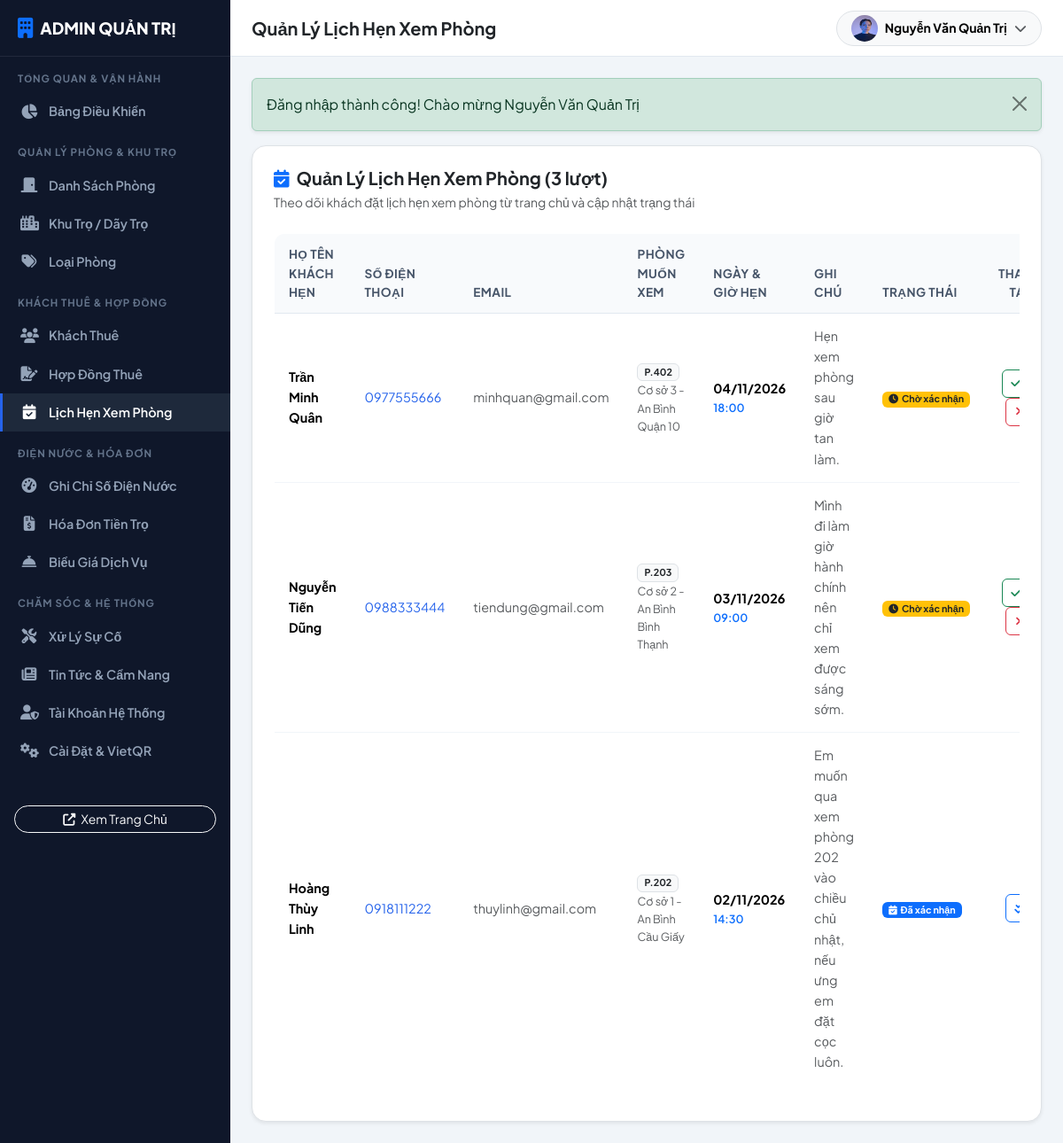
Screenshot of /admin/bookings (signed in) with the database file from the repository.
### tables this page shows
CREATE TABLE `bookings` (
    `id` INT AUTO_INCREMENT PRIMARY KEY,
    `room_id` INT NOT NULL,
    `full_name` VARCHAR(100) NOT NULL,
    `phone` VARCHAR(20) NOT NULL,
    `email` VARCHAR(100) NOT NULL,
    `booking_date` DATE NOT NULL,
    `booking_time` VARCHAR(20) NOT NULL,
    `notes` TEXT NULL,
    `status` ENUM('pending', 'confirmed', 'cancelled', 'completed') NOT NULL DEFAULT 'pending',
    `created_at` DATETIME DEFAULT CURRENT_TIMESTAMP,
    FOREIGN KEY (`room_id`) REFERENCES `rooms`(`id`) ON DELETE CASCADE
);

CREATE TABLE `rooms` (
    `id` INT AUTO_INCREMENT PRIMARY KEY,
    `branch_id` INT NOT NULL,
    `room_type_id` INT NOT NULL,
    `room_number` VARCHAR(20) NOT NULL,
    `title` VARCHAR(255) NOT NULL,
    `slug` VARCHAR(255) NOT NULL,
    `price` DECIMAL(12,2) NOT NULL,
    `deposit_price` DECIMAL(12,2) NOT NULL,
    `area` FLOAT NOT NULL,
    `max_tenants` INT NOT NULL DEFAULT 2,
    `current_tenants` INT NOT NULL DEFAULT 0,
    `floor` INT NOT NULL DEFAULT 1,
    `status` ENUM('available', 'rented', 'maintenance') NOT NULL DEFAULT 'available',
    `description` TEXT NULL,
    `amenities` TEXT NULL,
    `image` VARCHAR(255) NULL,
    `is_featured` TINYINT NOT NULL DEFAULT 0,
    `created_at` DATETIME DEFAULT CURRENT_TIMESTAMP,
    `updated_at` DATETIME DEFAULT CURRENT_TIMESTAMP ON UPDATE CURRENT_TIMESTAMP,
    FOREIGN KEY (`branch_id`) REFERENCES `branches`(`id`) ON DELETE CASCADE,
    FOREIGN KEY (`room_type_id`) REFERENCES `room_types`(`id`) ON DELETE RESTRICT
);

CREATE TABLE `branches` (
    `id` INT AUTO_INCREMENT PRIMARY KEY,
    `name` VARCHAR(100) NOT NULL,
    `address` VARCHAR(255) NOT NULL,
    `ward` VARCHAR(100) NULL,
    `district` VARCHAR(100) NOT NULL,
    `city` VARCHAR(100) NOT NULL,
    `manager_name` VARCHAR(100) NOT NULL,
    `manager_phone` VARCHAR(20) NOT NULL,
    `description` TEXT NULL,
    `created_at` DATETIME DEFAULT CURRENT_TIMESTAMP
);

### app/controllers/AdminController.php (called while the page is built, shortened)
<?php
class AdminController extends Controller {
    public function bookings(): void {
        $bookingModel = $this->model('Booking');
        $data = [
            'pageTitle' => 'Quản Lý Lịch Hẹn Xem Phòng',
            'bookings' => $bookingModel->getAllWithRoom()
        ];
        $this->view('admin/bookings/index', $data);
    }
}

### app/core/App.php (called while the page is built, shortened)
<?php
class App {
    protected string $method = 'index';
    public function __construct() {
        $url = $this->parseUrl();
        if (!empty($url[0])) {
            $candidateName = ucfirst($url[0]) . 'Controller';
            if (file_exists(APP_PATH . '/controllers/' . $candidateName . '.php')) {
                unset($url[0]);
            }
        }
        $controllerInstance = new $this->controllerName();
        if (!empty($url[1])) {
            $candidateMethod = $url[1];
            if (method_exists($controllerInstance, $candidateMethod)) {
                $this->method = $candidateMethod;
                unset($url[1]);
            }
        }
        $this->params = $url ? array_values($url) : [];
        call_user_func_array([$controllerInstance, $this->method], $this->params);
    }
    protected function parseUrl(): array {
        if (isset($_GET['url']) && !empty(trim($_GET['url']))) {
            return explode('/', filter_var(rtrim($_GET['url'], '/'), FILTER_SANITIZE_URL));
        }
        $requestUri = parse_url($_SERVER['REQUEST_URI'] ?? '', PHP_URL_PATH);
        $requestUri = trim($requestUri, '/');
        return explode('/', filter_var($requestUri, FILTER_SANITIZE_URL));
    }
}

### index.php (called while the page is built, shortened)
<?php
require_once APP_PATH . '/core/Database.php';
require_once APP_PATH . '/core/Model.php';
require_once APP_PATH . '/core/Controller.php';
require_once APP_PATH . '/core/Helpers.php';
require_once APP_PATH . '/core/App.php';
$app = new App();

### app/core/Model.php (called while the page is built, shortened)
<?php
class Model {
    protected PDO $db;
    public function __construct() {
        $this->db = Database::getInstance();
    }
    public function query(string $sql, array $params = []): array {
        $stmt = $this->db->prepare($sql);
        $stmt->execute($params);
        return $stmt->fetchAll();
    }
}

### app/core/Database.php (called while the page is built, shortened)
<?php
class Database {
    private static ?PDO $instance = null;
    public static function getInstance(): PDO {
        if (self::$instance === null) {
            $dsn = "mysql:host=" . DB_HOST . ";port=" . DB_PORT . ";dbname=" . DB_NAME . ";charset=" . DB_CHARSET;
            $options = [
                PDO::ATTR_ERRMODE            => PDO::ERRMODE_EXCEPTION,
                PDO::ATTR_DEFAULT_FETCH_MODE => PDO::FETCH_ASSOC,
                PDO::ATTR_EMULATE_PREPARES   => false,
                PDO::MYSQL_ATTR_INIT_COMMAND => "SET NAMES utf8mb4 COLLATE utf8mb4_unicode_ci"
            ];
            try {
                self::$instance = new PDO($dsn, DB_USER, DB_PASS, $options);
            } catch (PDOException $e) {
                die("<h3>Lỗi kết nối Cơ sở dữ liệu:</h3> " . htmlspecialchars($e->getMessage()) .
                    "<br><br><i>Vui lòng kiểm tra file cấu hình <code>app/config/config.php</code> và đảm bảo MySQL đang chạy trong XAMPP.</i>");
            }
        }
        return self::$instance;
    }
}

### app/models/Booking.php (called while the page is built, shortened)
<?php
class Booking extends Model {
    public function getAllWithRoom(): array {
        $sql = "SELECT bk.*, r.room_number, r.title as room_title, b.name as branch_name, r.price
                FROM bookings bk
                JOIN rooms r ON bk.room_id = r.id
                JOIN branches b ON r.branch_id = b.id
                ORDER BY bk.id DESC";
        return $this->query($sql);
    }
}

### app/views/admin/bookings/index.php (the view)
<?php require_once VIEW_PATH . '/layouts/admin_header.php'; ?>
<div class="card border rounded-4 shadow-sm bg-white p-4">
    <div class="d-flex justify-content-between align-items-center mb-4">
        <div>
            <h5 class="fw-bold mb-1"><i class="fas fa-calendar-check text-primary me-2"></i>Quản Lý Lịch Hẹn Xem Phòng (<?= count($bookings) ?> lượt)</h5>
            <p class="text-muted small mb-0">Theo dõi khách đặt lịch hẹn xem phòng từ trang chủ và cập nhật trạng thái</p>
        </div>
    </div>
    <div class="table-responsive">
        <table class="table admin-table align-middle">
            <thead>
                <tr>
                    <th>Họ tên khách hẹn</th>
                    <th>Số điện thoại</th>
                    <th>Email</th>
                    <th>Phòng muốn xem</th>
                    <th>Ngày & Giờ hẹn</th>
                    <th>Ghi chú</th>
                    <th>Trạng thái</th>
                    <th class="text-end">Thao tác</th>
                </tr>
            </thead>
            <tbody>
                <?php if (empty($bookings)): ?>
                    <tr>
                        <td colspan="8" class="text-center py-4 text-muted">Chưa có lịch hẹn nào.</td>
                    </tr>
                <?php else: ?>
                    <?php foreach ($bookings as $bk): ?>
                        <tr>
                            <td class="fw-bold"><?= htmlspecialchars($bk['full_name']) ?></td>
                            <td><a href="tel:<?= $bk['phone'] ?>"><?= htmlspecialchars($bk['phone']) ?></a></td>
                            <td class="small text-muted"><?= htmlspecialchars($bk['email'] ?? 'N/A') ?></td>
                            <td>
                                <strong class="badge bg-light text-dark border"><?= $bk['room_number'] ?></strong>
                                <small class="text-muted d-block"><?= htmlspecialchars($bk['branch_name']) ?></small>
                            </td>
                            <td>
                                <strong><?= formatDate($bk['booking_date']) ?></strong>
                                <small class="text-primary d-block fw-semibold"><?= $bk['booking_time'] ?></small>
                            </td>
                            <td class="small text-muted"><?= htmlspecialchars($bk['notes'] ?? 'Không có') ?></td>
                            <td><?= bookingStatusBadge($bk['status']) ?></td>
                            <td class="text-end">
                                <?php if ($bk['status'] === 'pending'): ?>
                                    <a href="<?= BASE_URL ?>/admin/bookings?id=<?= $bk['id'] ?>&action=confirmed" class="btn btn-sm btn-outline-success btn-action me-1" title="Xác nhận lịch">
                                        <i class="fas fa-check"></i>
                                    </a>
                                    <a href="<?= BASE_URL ?>/admin/bookings?id=<?= $bk['id'] ?>&action=cancelled" class="btn btn-sm btn-outline-danger btn-action" title="Hủy lịch">
                                        <i class="fas fa-times"></i>
                                    </a>
                                <?php elseif ($bk['status'] === 'confirmed'): ?>
                                    <a href="<?= BASE_URL ?>/admin/bookings?id=<?= $bk['id'] ?>&action=completed" class="btn btn-sm btn-outline-primary btn-action" title="Đã dẫn xem phòng">
                                        <i class="fas fa-check-double"></i>
                                    </a>
                                <?php else: ?>
                                    <span class="text-muted small">-</span>
                                <?php endif; ?>
                            </td>
                        </tr>
                    <?php endforeach; ?>
                <?php endif; ?>
            </tbody>
        </table>
    </div>
</div>
<?php require_once VIEW_PATH . '/layouts/admin_footer.php'; ?>

### app/core/Helpers.php (shortened to what this page needs)
<?php
function formatDate(?string $date, string $format = 'd/m/Y'): string {
    $timestamp = strtotime($date);
    return $timestamp ? date($format, $timestamp) : '';
}
function bookingStatusBadge(string $status): string {
    return match ($status) {
        'pending' => '<span class="badge bg-warning text-dark"><i class="fas fa-clock me-1"></i>Chờ xác nhận</span>',
        'confirmed' => '<span class="badge bg-primary"><i class="fas fa-calendar-check me-1"></i>Đã xác nhận</span>',
        'completed' => '<span class="badge bg-success"><i class="fas fa-check-double me-1"></i>Đã xem xong</span>',
        'cancelled' => '<span class="badge bg-secondary"><i class="fas fa-ban me-1"></i>Đã hủy</span>',
        default => '<span class="badge bg-secondary">' . htmlspecialchars($status) . '</span>',
    };
}
function flash(?string $message = null, string $type = 'success'): ?string {
    if (isset($_SESSION['flash_message'])) {
        $msg = $_SESSION['flash_message'];
        $t = $_SESSION['flash_type'] ?? 'info';
        return "<div class=\"alert alert-{$t} alert-dismissible fade show shadow-sm\" role=\"alert\">
                    {$msg}
                    <button type=\"button\" class=\"btn-close\" data-bs-dismiss=\"alert\" aria-label=\"Close\"></button>
                </div>";
    }
    return null;
}

### assets/css/style.css (style rules this page uses)
:root { --primary-color: #2563eb; --primary-dark: #1d4ed8; --primary-light: #eff6ff; --secondary-color: #0f172a; --accent-color: #f59e0b; --success-color: #10b981; --danger-color: #ef4444; --background: #f8fafc; --card-bg: #ffffff; --text-main: #1e293b; --text-muted: #64748b; --border-color: #e2e8f0; --radius: 12px; --shadow-sm: 0 1px 2px 0 rgba(0, 0, 0, 0.05); --shadow: 0 4px 6px -1px rgba(0, 0, 0, 0.1), 0 2px 4px -1px rgba(0, 0, 0, 0.06); --shadow-lg: 0 10px 15px -3px rgba(0, 0, 0, 0.1), 0 4px 6px -2px rgba(0, 0, 0, 0.05); }
body { font-family: 'Plus Jakarta Sans', sans-serif; background-color: var(--background); color: var(--text-main); line-height: 1.6; overflow-x: hidden; }
a { color: var(--primary-color); text-decoration: none; transition: all 0.2s ease-in-out; }

### assets/css/admin.css (style rules this page uses)
:root { --admin-sidebar-width: 260px; --admin-sidebar-bg: #0f172a; --admin-sidebar-hover: #1e293b; --admin-topbar-height: 64px; }
body.admin-body { background-color: #f1f5f9; }
.admin-table { background: white; border-radius: 12px; border: 1px solid #e2e8f0; overflow: hidden; }
.admin-table thead th { background: #f8fafc; color: #475569; font-weight: 700; font-size: 0.85rem; text-transform: uppercase; letter-spacing: 0.03em; padding: 12px 16px; border-bottom: 1px solid #e2e8f0; }
.admin-table tbody td { padding: 14px 16px; vertical-align: middle; border-bottom: 1px solid #f1f5f9; font-size: 0.9rem; }
.btn-action { width: 32px; height: 32px; padding: 0; display: inline-flex; align-items: center; justify-content: center; border-radius: 6px; font-size: 0.85rem; }

### rows the page displays
bookings: full_name "Trần Minh Quân", phone "0977555666", email "minhquan@gmail.com", room.room_number "P.402", branches.name "Cơ sở 3 - An Bình Quận 10", booking_date "04/11/2026", booking_time "18:00", notes "Hẹn xem phòng sau giờ tan làm.", status "Chờ xác nhận"
bookings: full_name "Nguyễn Tiến Dũng", phone "0988333444", email "tiendung@gmail.com", room.room_number "P.203", branches.name "Cơ sở 2 - An Bình Bình Thạnh", booking_date "03/11/2026", booking_time "09:00", notes "Mình đi làm giờ hành chính nên chỉ xem được sáng sớm.", status "Chờ xác nhận"
bookings: full_name "Hoàng Thùy Linh", phone "0918111222", email "thuylinh@gmail.com", room.room_number "P.202", branches.name "Cơ sở 1 - An Bình Cầu Giấy", booking_date "02/11/2026", booking_time "14:30", notes "Em muốn qua xem phòng 202 vào chiều chủ nhật, nếu ưng em đặt cọc luôn.", status "Đã xác nhận"

### other values shown
$pageTitle "Quản Lý Lịch Hẹn Xem Phòng"
Auth::user()['full_name'] "Nguyễn Văn Quản Trị"
$msg "Đăng nhập thành công! Chào mừng Nguyễn Văn Quản Trị"
count($bookings) "3"
